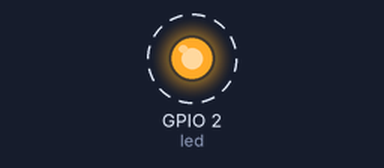
A program run on a simulated ESP32 board running MicroPython. On the bench: output pins drawn as LEDs (lit = HIGH). Dashed ring = blinking.

Above: at 0.5 s.
Timing chart, 0 to 4.6 s (numbered marks = the images above):
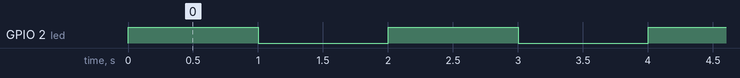

Measured:
- by itself, GPIO 2 (led): alternates HIGH for 1.0 s and LOW for 1.0 s

The program:

led_builtin_blink.py
```python
# Blink the LED that's built into the ESP32 board (no wiring needed!)
import time
from machine import Pin

led = Pin(2, Pin.OUT)  # most ESP32 DevKit boards have an LED on GPIO 2

while True:
    led.on()
    time.sleep(1)  # wait 1 second
    led.off()
    time.sleep(1)
```
